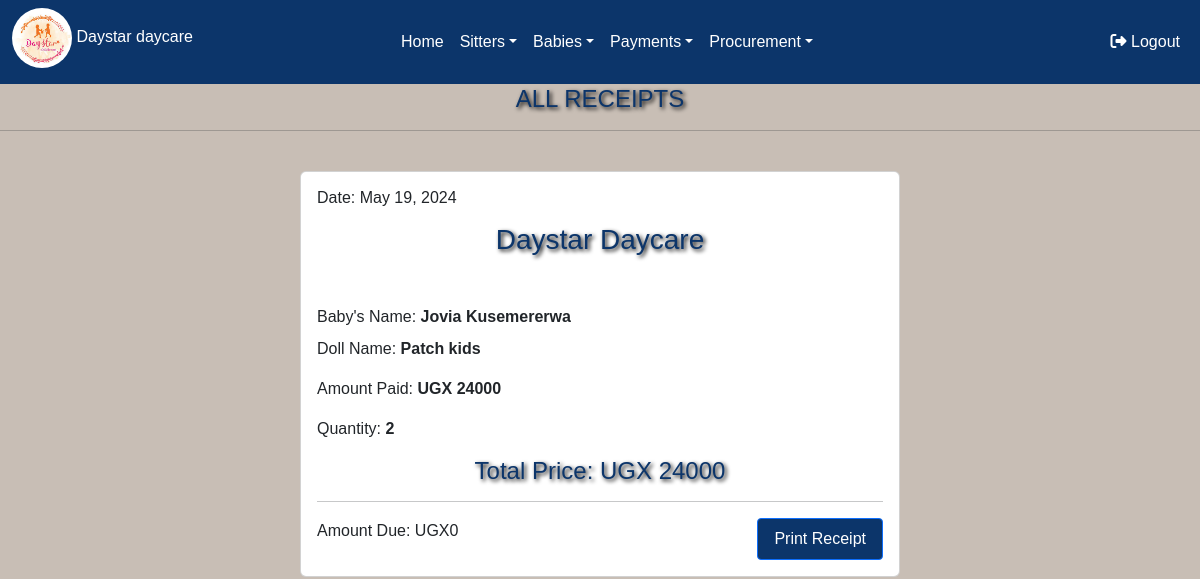
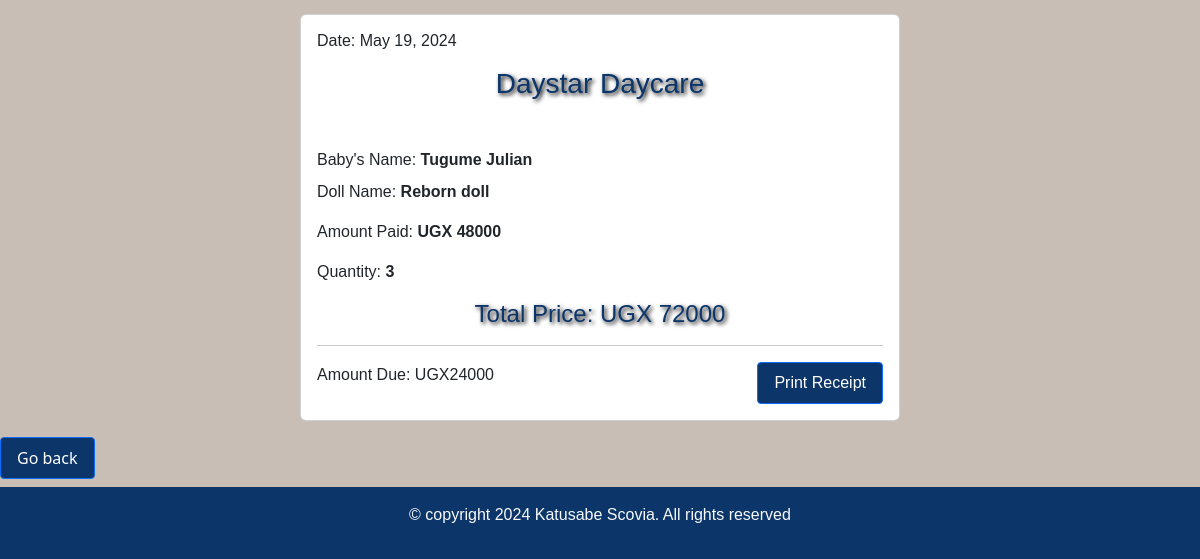
/receipt/ (signed in), run on an earlier commit of the app's database (2 pictures, top to bottom).
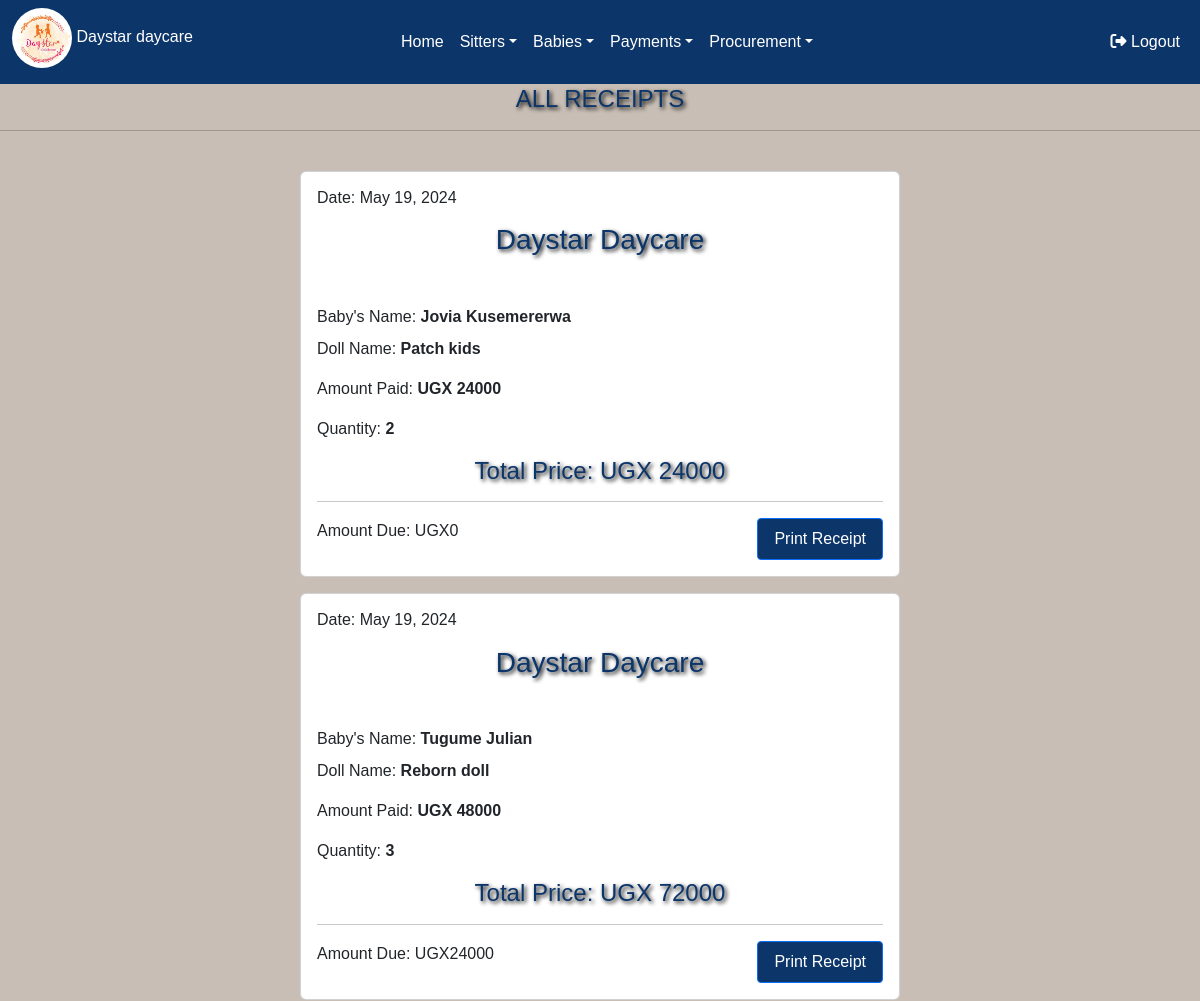
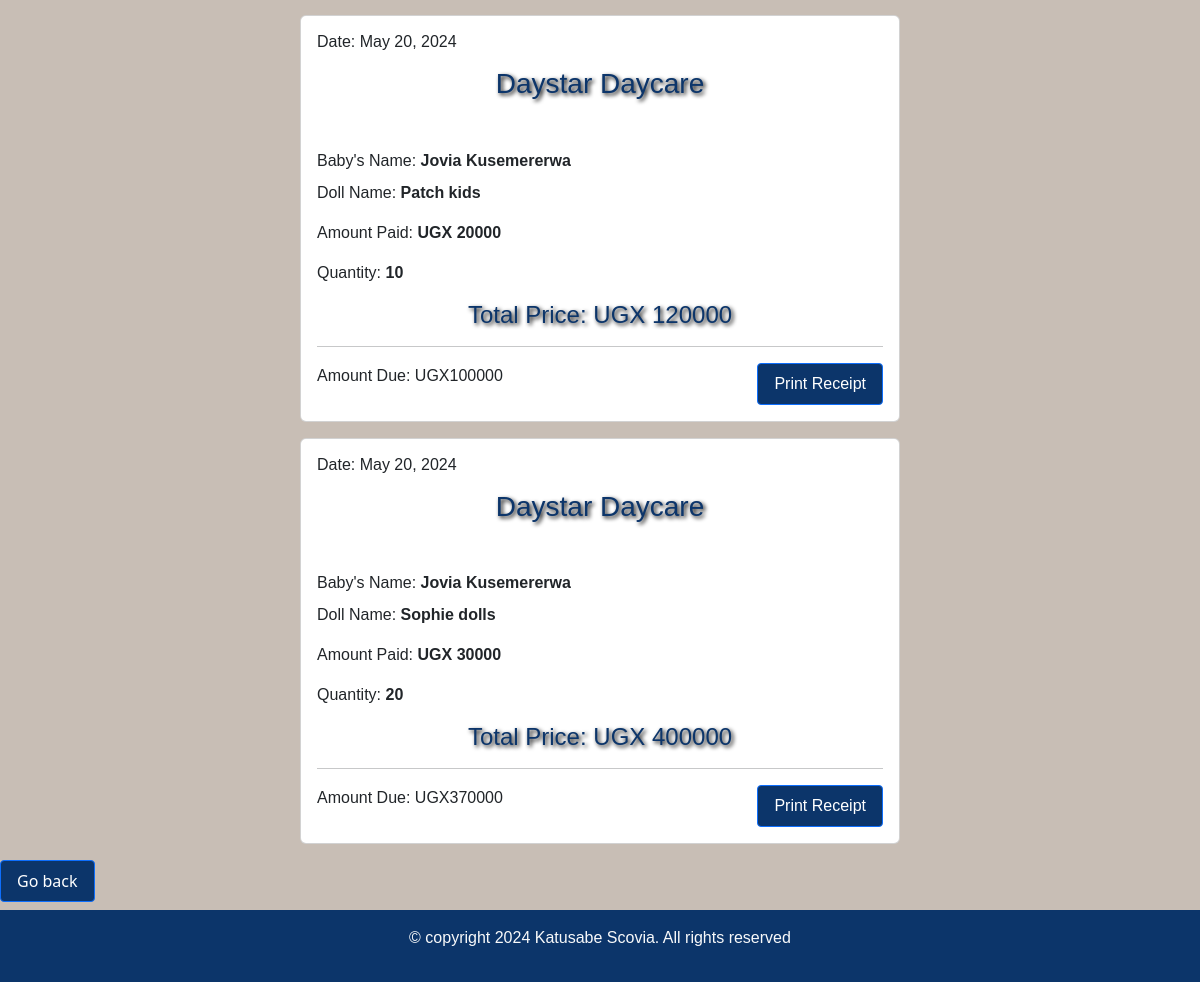
And on a later commit of the database (2 pictures, top to bottom).
### day/models.py (models this page shows)
class Salesrecord(models.Model):
    doll=models.ForeignKey(Doll,  on_delete=models.CASCADE,null=False, blank=False)
    payee=models.ForeignKey(Babiesform, on_delete=models.CASCADE,null=True,blank=True)
    quantity_sold=models.IntegerField(default=0,null=True, blank=True)
    amount_received=models.IntegerField(default=0,null=True,blank=True)
    sale_date=models.DateField(default=timezone.now)
    unit_price=models.IntegerField(default=0)
    def get_total(self):
        total= self.quantity_sold * self.unit_price
        return int( total)
    def get_change(self):
        change= self.get_total() - self.amount_received
        return int(change)#sales is linked to products

class Babiesform(models.Model):
    c_stay=models.ForeignKey(Categorystay ,on_delete=models.CASCADE,default=1)
    name_of_the_baby=models.CharField(max_length=200,)
    gender=models.CharField(choices=[('male', 'Male'),('female', 'Female')], max_length=100)
    age=models.IntegerField(default=0)
    parents_name=models.CharField(max_length=200)
    location=models.CharField(max_length=50)
    arrival_time=models.DateTimeField()
    care_taker=models.CharField(max_length=200)
    Assigned_to=models.ForeignKey(Sitter_arrival,on_delete=models.CASCADE)
    created_at=models.DateTimeField(auto_now_add=True, null=True)
    def __str__(self):
        return self.name_of_the_baby

class Doll(models.Model):
    c_doll=models.ForeignKey(Category_doll, on_delete=models.CASCADE,null=True, blank=True)
    name_of_the_doll =models.CharField(max_length=200,null=True, blank=True)
    quantity=models.IntegerField(default=0)
    color=models.CharField(max_length=200, null=True,blank=True)
    size=models.CharField(max_length=200,null=True,blank=True)
    issued_quantity=models.IntegerField(default=0,blank=True,null=True)
    received_quantity=models.IntegerField(default=0,null=True,blank=True)
    Unit_price=models.IntegerField(default=0,null=True, blank=True)
    date=models.DateField(default=timezone.now)
    def __str__(self):
        return self.name_of_the_doll

### day/views.py (the view)
# urls.py: path('receipt/',views.receipt,name='receipt'),
@login_required
def receipt(request):
    sales= Salesrecord.objects.all().order_by('id')
    return render(request,'receipt.html',{'sales':sales})

### day/templates/receipt.html (shortened to what this page needs)
{% extends 'base.html'%}
{% block content %}
<h4 class="text-center" style=" margin-top:85px;">ALL RECEIPTS</h4><hr>
    <br>
    {% for sale in sales %}
    <div class="card mb-3" style="background-color:white; width:50%; margin:auto; font-family:sans-serif;">
        <div class="card-body">
            <h6 class="">Date: {{ sale.sale_date }}</h6>
            <h3 class="mt-3 text-center" >Daystar Daycare</h3>
            <p class="card-title mt-5">Baby's Name: <span style="font-weight:bolder;"> {{ sale.payee | title }}</span></p>
            <p class="card-text">Doll Name:  <span style="font-weight:bolder;">{{ sale.doll }}</span></p>
            <p class="card-text">Amount Paid:<strong> UGX {{ sale.amount_received }}</strong></p>
            <p class="card-text">Quantity: <strong>{{ sale.quantity_sold }}</strong></p>
            <h4 class="mb-1 text-center" >Total Price: UGX {{ sale.get_total }}</h4><hr>
            <div style="display: flex; justify-content: space-between; align-items: center;">
                <p class="card-text">Amount Due: UGX{{ sale.get_change }}</p>
                <a href="{% url 'receipt_detail' sale.id %}" class="btn btn-primary">Print Receipt</a>
            </div>
        </div>
    </div>
    {% endfor %}
        <a href="{% url 'doll'  %}"  class="hover-button"><input type= "submit" value="Go back" class="btn btn-primary" type="button"/></a>
{% endblock %}

What changed in the data, as far as the page shows it:
added Salesrecord: sale_date "May 20, 2024", payee "Jovia Kusemererwa", doll "Patch kids", amount_received "20000", quantity_sold "10", get_total "120000", get_change "100000"
added Salesrecord: sale_date "May 20, 2024", payee "Jovia Kusemererwa", doll "Sophie dolls", amount_received "30000", quantity_sold "20", get_total "400000", get_change "370000"
